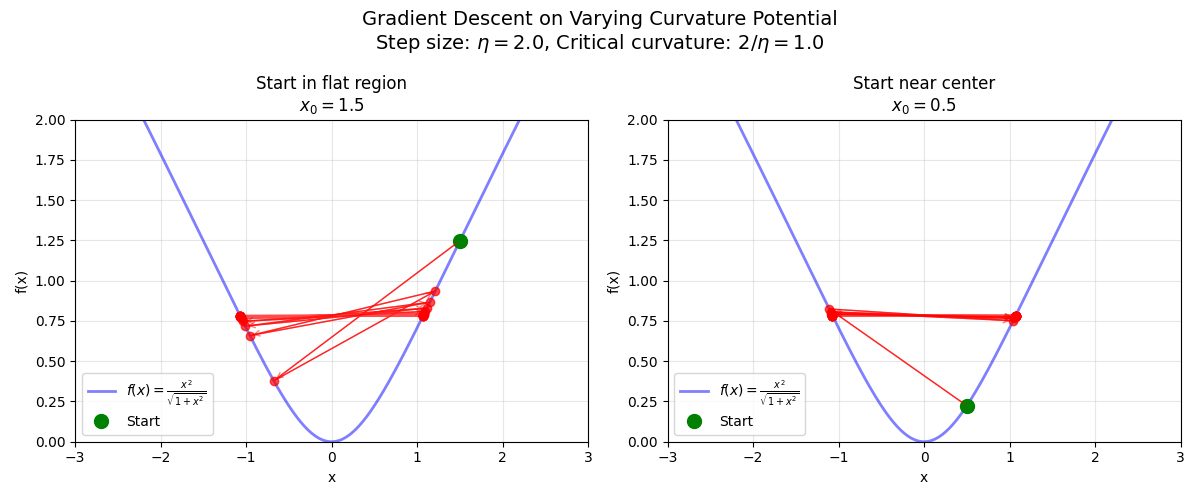

Write the Python code that produced this figure.
import numpy as np
import matplotlib.pyplot as plt

def potential(x):
    """Potential function: x^2 / sqrt(1 + x^2)"""
    return x**2 / np.sqrt(1 + x**2)

def gradient(x):
    """Gradient of the potential"""
    sqrt_term = np.sqrt(1 + x**2)
    return 2*x / sqrt_term - x**3 / (sqrt_term**3)

def gradient_descent_step(x, eta):
    """One step of gradient descent"""
    return x - eta * gradient(x)

# Set up the problem
eta = 2.0  # Step size chosen so 2/eta = 2.0 (close to max curvature)
n_steps = 30  # Number of gradient descent steps

# Initial positions
x_flat_start = 1.5    # Start in flat region
x_curved_start = 0.5   # Start in curved region

# Run gradient descent
def run_gradient_descent(x_init, eta, n_steps):
    trajectory = [x_init]
    x = x_init
    for _ in range(n_steps):
        x = gradient_descent_step(x, eta)
        trajectory.append(x)
    return np.array(trajectory)

trajectory_flat = run_gradient_descent(x_flat_start, eta, n_steps)
trajectory_curved = run_gradient_descent(x_curved_start, eta, n_steps)

# Create the figure
fig, axes = plt.subplots(1, 2, figsize=(12, 5))

# X-axis for plotting the function
x_plot = np.linspace(-3, 3, 300)
y_plot = potential(x_plot)

# Plot for each scenario
scenarios = [
    (trajectory_flat, x_flat_start, "Start in flat region", axes[0]),
    (trajectory_curved, x_curved_start, "Start near center", axes[1])
]

for traj, x_start, title, ax in scenarios:
    # Plot the potential function
    ax.plot(x_plot, y_plot, 'b-', alpha=0.5, linewidth=2, 
            label='$f(x) = \\frac{x^2}{\\sqrt{1+x^2}}$')
    
    # Plot the trajectory points
    y_traj = potential(traj)
    ax.plot(traj, y_traj, 'ro-', markersize=6, alpha=0.7, linewidth=1)
    
    # Mark the starting point
    ax.plot(traj[0], y_traj[0], 'go', markersize=10, label='Start')
    
    # Add arrows to show the path (first 8 steps)
    for i in range(min(8, len(traj)-1)):
        ax.annotate('', xy=(traj[i+1], y_traj[i+1]), 
                   xytext=(traj[i], y_traj[i]),
                   arrowprops=dict(arrowstyle='->', color='red', alpha=0.5))
    
    # Set labels and title
    ax.set_xlabel('x')
    ax.set_ylabel('f(x)')
    ax.set_title(f'{title}\n$x_0 = {x_start}$')
    ax.grid(True, alpha=0.3)
    ax.legend()
    
    # Fixed axis limits for both panels
    ax.set_xlim(-3, 3)
    ax.set_ylim(0, 2)

# Add main title
fig.suptitle(f'Gradient Descent on Varying Curvature Potential\n' + 
             f'Step size: $\\eta = {eta}$, Critical curvature: $2/\\eta = {2/eta}$', fontsize=14)

plt.tight_layout()
plt.show()

# Print analysis
print(f"Step size η = {eta}")
print(f"Critical curvature 2/η = {2/eta}")
print("\nScenario Analysis:")
print(f"1. Start in flat region (x = {x_flat_start}): Approaches center, curvature increases")
print(f"2. Start near center (x = {x_curved_start}): Repelled outward, curvature decreases")
print(f"\nFinal positions after {n_steps} steps:")
print(f"  Flat start: x = {trajectory_flat[-1]:.3f}")
print(f"  Curved start: x = {trajectory_curved[-1]:.3f}")
